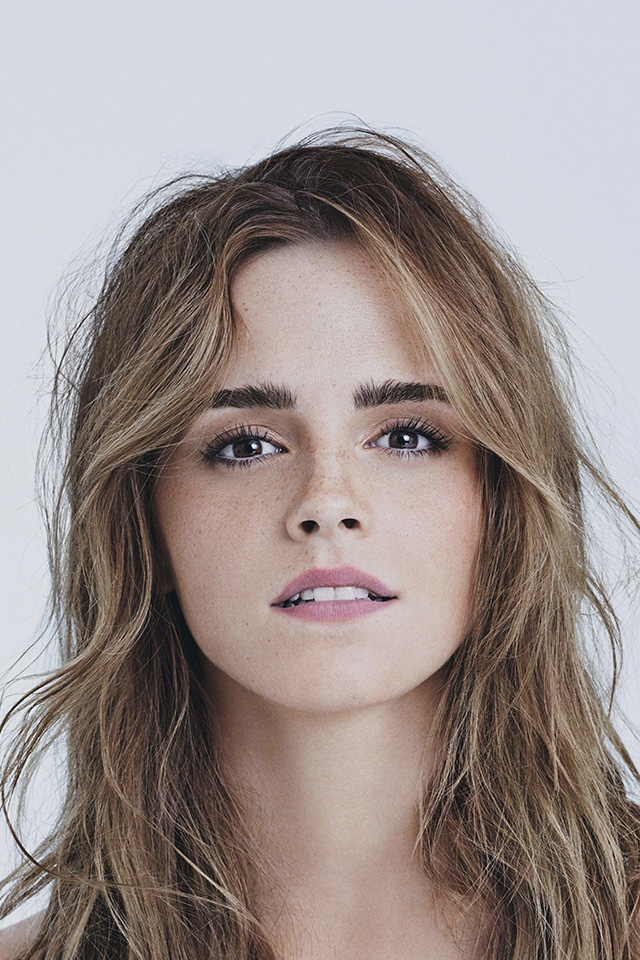
#> input picture Image-Mosaic/emma.jpg, 640 x 960 px, given in place of the camera
$ python diff_camera.py
#> lines starting #> are read from the running program, lines starting #| are printed output that depends on the picture; after the words box and inside, x2 and y2 are one past the last pixel; in counts of white or black regions, pixels touching at a corner belong together
import cv2
import numpy as np

cap = cv2.VideoCapture(0)
img_last = None #この変数に前回の画像を記録する
green = (0, 255, 0)

while True:
    _, frame = cap.read()
#> frame is the input picture: shape (960, 640, 3); mean B, G, R 141, 143.7, 155.1
    frame = cv2.resize(frame, (500, 300))
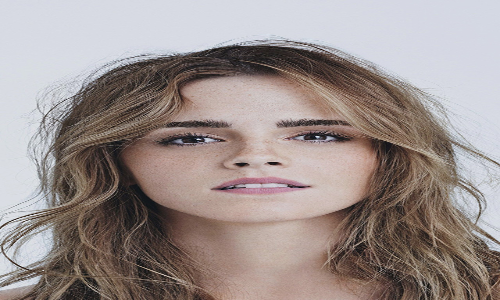
#> frame: shape (300, 500, 3); mean B, G, R 140.9, 143.7, 155
    gray = cv2.cvtColor(frame, cv2.COLOR_BGR2GRAY)
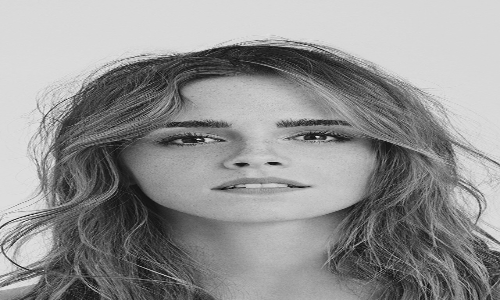
#> gray: shape (300, 500); min 5, max 246, mean 146.7
    gray = cv2.GaussianBlur(gray, (9, 9), 0)
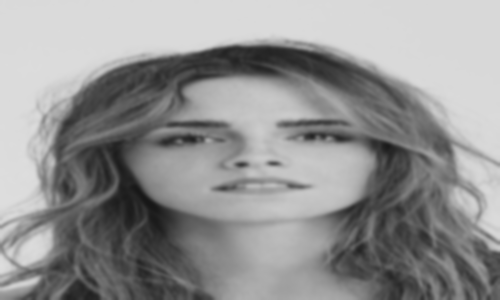
#> gray: shape (300, 500); min 22, max 221, mean 146.7
    img_b = cv2.threshold(gray, 100, 255, cv2.THRESH_BINARY)[1]
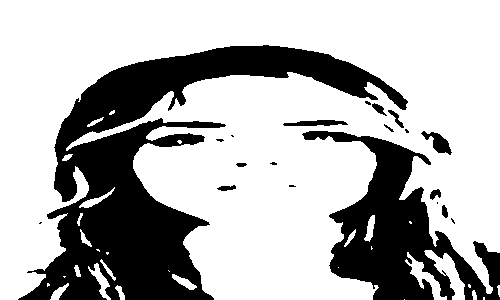
#> img_b: shape (300, 500); 70.2% white; 20 black regions (9 under 20 px), largest, box (x1, y1, x2, y2) and area: (18, 45, 408, 300) 30542, (302, 131, 500, 300) 13027, (421, 131, 452, 155) 321

    if img_last is None:
        img_last = img_b
        continue

    frame_diff = cv2.absdiff(img_last, img_b)
    cnts = cv2.findContours(
        frame_diff,
        cv2.RETR_EXTERNAL,
        cv2.CHAIN_APPROX_SIMPLE)[0]

    for pt in cnts:
        x, y, w, h = cv2.boundingRect(pt)
        if w < 30: continue
        cv2.rectangle(frame, (x, y), (x+w, y+h), green, 2)

    img_last = img_b

    cv2.imshow('Diff Camera', frame)
    cv2.imshow("diff data", frame_diff)
    k = cv2.waitKey(1)
    if k == 13 or k == 27: break

cap.release()
cv2.destroyAllWindows()
